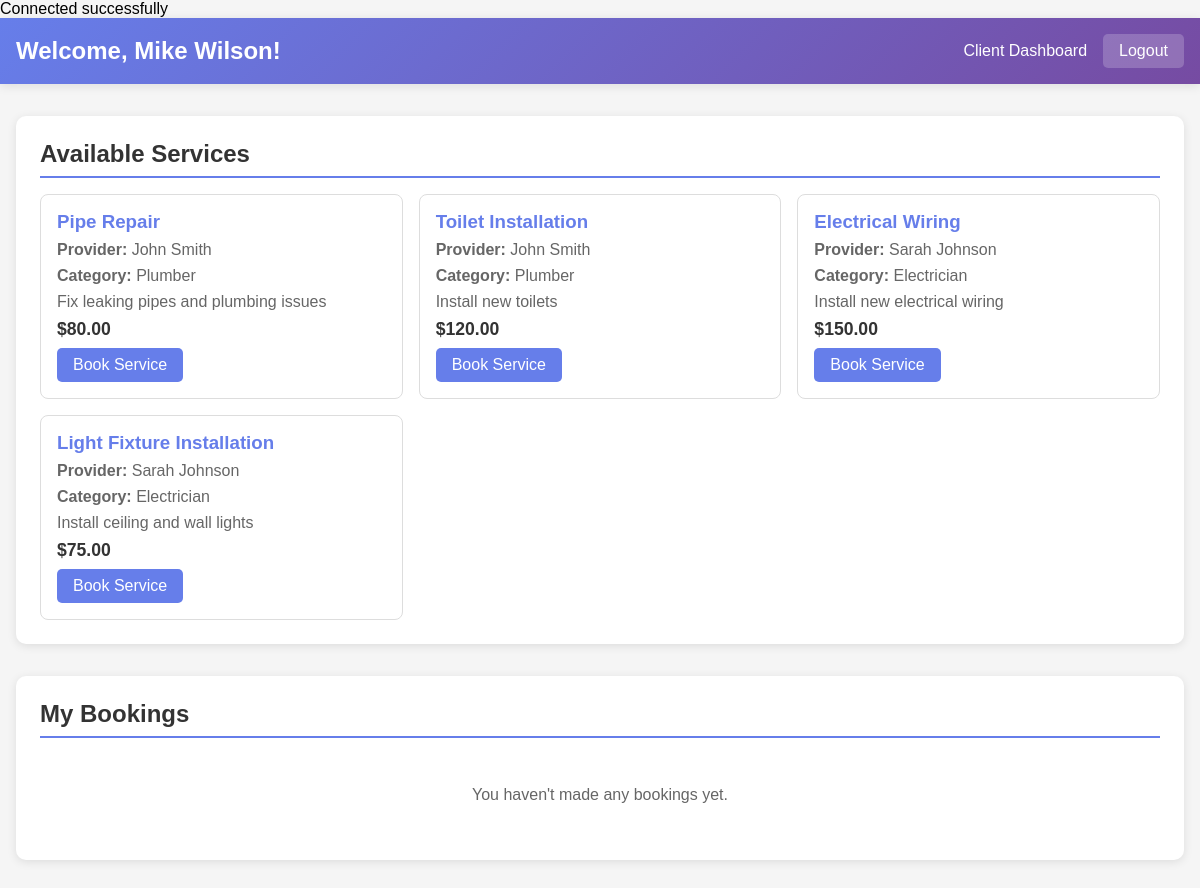
Screenshot of /client_dashboard.php (signed in) with the database file from the repository.
### tables this page shows
CREATE TABLE services (
    id INT AUTO_INCREMENT PRIMARY KEY,
    user_id INT,
    service_name VARCHAR(100) NOT NULL,
    description TEXT,
    price DECIMAL(10,2),
    created_at TIMESTAMP DEFAULT CURRENT_TIMESTAMP,
    FOREIGN KEY (user_id) REFERENCES users(id) ON DELETE CASCADE
);

CREATE TABLE users (
    id INT AUTO_INCREMENT PRIMARY KEY,
    name VARCHAR(100) NOT NULL,
    email VARCHAR(100) UNIQUE NOT NULL,
    password VARCHAR(255) NOT NULL,
    phone VARCHAR(20),
    address TEXT,
    service_type VARCHAR(100),
    hourly_rate DECIMAL(10,2),
    created_at TIMESTAMP DEFAULT CURRENT_TIMESTAMP
);

### client_dashboard.php (the view, shortened to what this page needs)
<?php
require_once 'db_conn.php';
$stmt = $pdo->prepare("
    SELECT s.*, u.name as provider_name, u.service_type, u.hourly_rate
    FROM services s
    JOIN users u ON s.user_id = u.id
    ORDER BY s.created_at DESC
");
$stmt->execute();
$services = $stmt->fetchAll();
$stmt = $pdo->prepare("
    SELECT b.*, s.service_name, u.name as provider_name
    FROM bookings b
    JOIN services s ON b.service_id = s.id
    JOIN users u ON b.user_id = u.id
    WHERE b.client_id = ?
    ORDER BY b.created_at DESC
");
$stmt->execute([getClientId()]);
$bookings = $stmt->fetchAll();
?>
<!DOCTYPE html>
<html lang="en">
<head>
</head>
<body>
    <div class="header">
        <div class="header-content">
            <h1>Welcome, <?php echo $_SESSION['client_name']; ?>!</h1>
            <div class="header-nav">
                <span>Client Dashboard</span>
                <a href="?action=logout" class="btn">Logout</a>
            </div>
        </div>
    </div>
    <div class="container">
        <div class="section">
            <h2>Available Services</h2>
            <?php if (empty($services)): ?>
                <div class="no-data">No services available at the moment.</div>
            <?php else: ?>
                <div class="services-grid">
                    <?php foreach ($services as $service): ?>
                        <div class="service-card">
                            <h3><?php echo htmlspecialchars($service['service_name']); ?></h3>
                            <p><strong>Provider:</strong> <?php echo htmlspecialchars($service['provider_name']); ?></p>
                            <p><strong>Category:</strong> <?php echo htmlspecialchars($service['service_type']); ?></p>
                            <p><?php echo htmlspecialchars($service['description']); ?></p>
                            <div class="service-price">$<?php echo number_format($service['price'], 2); ?></div>
                            <a href="book_service.php?service_id=<?php echo $service['id']; ?>" class="btn-book">Book Service</a>
                        </div>
                    <?php endforeach; ?>
                </div>
            <?php endif; ?>
        </div>
        <div class="section">
            <h2>My Bookings</h2>
            <?php if (empty($bookings)): ?>
                <div class="no-data">You haven't made any bookings yet.</div>
            <?php endif; ?>
        </div>
    </div>
</body>
</html>

### client_dashboard.php (style rules this page uses)
* { margin: 0; padding: 0; box-sizing: border-box; }
body { font-family: 'Arial', sans-serif; background: #f5f5f5; min-height: 100vh; }
.header { background: linear-gradient(135deg, #667eea 0%, #764ba2 100%); color: white; padding: 1rem 0; box-shadow: 0 2px 10px rgba(0,0,0,0.1); }
.header-content { max-width: 1200px; margin: 0 auto; display: flex; justify-content: space-between; align-items: center; padding: 0 1rem; }
.header h1 { font-size: 1.5rem; }
.header-nav { display: flex; gap: 1rem; align-items: center; }
.btn { padding: 0.5rem 1rem; background: rgba(255,255,255,0.2); color: white; text-decoration: none; border-radius: 5px; border: none; cursor: pointer; transition: background 0.3s; }
.container { max-width: 1200px; margin: 2rem auto; padding: 0 1rem; }
.section { background: white; margin-bottom: 2rem; border-radius: 10px; padding: 1.5rem; box-shadow: 0 2px 10px rgba(0,0,0,0.1); }
.section h2 { color: #333; margin-bottom: 1rem; border-bottom: 2px solid #667eea; padding-bottom: 0.5rem; }
.services-grid { display: grid; grid-template-columns: repeat(auto-fill, minmax(300px, 1fr)); gap: 1rem; }
.service-card { border: 1px solid #ddd; border-radius: 8px; padding: 1rem; transition: transform 0.2s; }
.service-card h3 { color: #667eea; margin-bottom: 0.5rem; }
.service-card p { color: #666; margin-bottom: 0.5rem; }
.service-price { font-weight: bold; color: #333; font-size: 1.1rem; }
.btn-book { background: #667eea; color: white; padding: 0.5rem 1rem; border: none; border-radius: 5px; cursor: pointer; text-decoration: none; display: inline-block; margin-top: 0.5rem; }
.no-data { text-align: center; color: #666; padding: 2rem; }

### rows the page displays
services: service_name "Pipe Repair", user.name "John Smith", user.service_type "Plumber", description "Fix leaking pipes and plumbing issues", price "80.00"
services: service_name "Toilet Installation", user.name "John Smith", user.service_type "Plumber", description "Install new toilets", price "120.00"
services: service_name "Electrical Wiring", user.name "Sarah Johnson", user.service_type "Electrician", description "Install new electrical wiring", price "150.00"
services: service_name "Light Fixture Installation", user.name "Sarah Johnson", user.service_type "Electrician", description "Install ceiling and wall lights", price "75.00"

### other values shown
$_SESSION['client_name'] "Mike Wilson"
